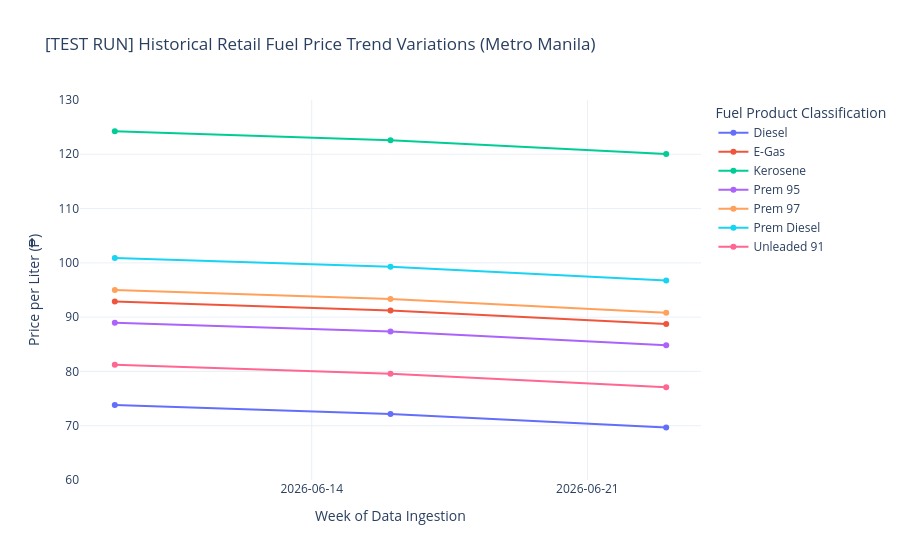

This figure's notebook cell:
### Markdown cell above
### Multi-Week Trajectory Simulation

To validate that the visualization engine is fully prepared for future data pipelines, this cell executes an isolated, multi-week stress test using synthetic historical records. 

It safely clones the active baseline data (`2026-06-23`), backdates it to construct two older temporal periods (`2026-06-09` and `2026-06-16`), and injects mathematical price premiums to simulate a highly volatile, downward-trending market correction.

**Key Technical Validations:**
* **Continuous Vector Routing:** Proves that Plotly successfully transitions from isolated nodes to drawing solid, unbroken trajectories across a chronological timeline.
* **7-Day Interval Stepping:** Confirms that the hardcoded `dtick` interval perfectly aligns the X-axis grid lines with exact 7-day ingestion cycles.
* **Unified Cross-Examination:** Validates the `x unified` hover tooltip, ensuring all 7 synthetic product averages are captured simultaneously at any point along the historical timeline.

### Code cell
import pandas as pd
import plotly.express as px

# ==========================================
# 1. TEMPORAL STRUCTURAL NORMALIZATION
# ==========================================
# Issue 1 Fix: Explicitly normalize source timestamps to eliminate timezone anomalies
df['scrape_date'] = pd.to_datetime(df['scrape_date']).dt.normalize()

# ==========================================
# 2. GENERATE SYNTHETIC HISTORICAL DATA FOR TESTING
# ==========================================
# Isolate the active baseline week data lake partition
df_week_3 = df.copy()  # Active data (2026-06-23)

# Mock Data for Week 2 (2026-06-16) - Artificially increase prices by ₱2.50
df_week_2 = df.copy()
df_week_2['scrape_date'] = pd.to_datetime('2026-06-16').normalize()
df_week_2['price_php'] = df_week_2['price_php'] + 2.50

# Mock Data for Week 1 (2026-06-09) - Artificially increase prices by ₱4.15
df_week_1 = df.copy()
df_week_1['scrape_date'] = pd.to_datetime('2026-06-09').normalize()
df_week_1['price_php'] = df_week_1['price_php'] + 4.15

# Concatenate all three weeks into a unified temporary testing DataFrame
df_test_historical = pd.concat([df_week_1, df_week_2, df_week_3], ignore_index=True)

# Ensure the timeline is explicitly sorted chronologically for proper vector connection
df_test_historical = df_test_historical.sort_values(by='scrape_date').reset_index(drop=True)

# ==========================================
# 3. TIME-SERIES AGGREGATION
# ==========================================
# Group by timeline and product type to find the macro-level mean market trends
df_trends_test = df_test_historical.groupby(['scrape_date', 'fuel_display_name'])['price_php'].mean().reset_index()

# ==========================================
# 4. INTERACTIVE LINE VISUALIZATION
# ==========================================
fig_line_test = px.line(
    df_trends_test,
    x='scrape_date',
    y='price_php',
    color='fuel_display_name',
    markers=True,  # Draws physical node points along connected structural line trajectories
    title='[TEST RUN] Historical Retail Fuel Price Trend Variations (Metro Manila)',
    labels={
        'scrape_date': 'Data Ingestion Timeline',
        'price_php': 'Mean Market Price (₱/L)',
        'fuel_display_name': 'Fuel Product Classification'
    }
)

# ==========================================
# 5. LAYOUT & TOOLTIP UX OPTIMIZATION
# ==========================================
# Refine chart presentation, boundaries, and hover mechanics
fig_line_test.update_layout(
    template='plotly_white',
    hovermode='x unified',  # Binds hover tooltip to inspect all 7 variants simultaneously on a single axis coordinate
    xaxis=dict(
        type='date',
        tickformat='%Y-%m-%d', 
        dtick=604800000  # Sets explicit weekly intervals (7 days in milliseconds) for historical clarity
    ),
    yaxis=dict(
        range=[60, 130]  # Issue 2 Fix: Expands viewport floor to prevent Diesel lines from clipping
    ),
    yaxis_title='Price per Liter (₱)',
    xaxis_title='Week of Data Ingestion'  # Updated to accurately reflect absolute ISO date tracks
)

# Issue 3 Fix: Enforce clean retail currency formatting with two decimal places
fig_line_test.update_traces(hovertemplate="₱%{y:.2f}")

fig_line_test.show()

### Figure 1 — Plotly figure (JSON) as saved in the notebook; plotly's stock layout.template omitted (floating-point values rounded to 4 significant figures)
{"data": [{"hovertemplate": "₱%{y:.2f}", "legendgroup": "Diesel", "line": {"color": "#636efa", "dash": "solid"}, "marker": {"symbol": "circle"}, "mode": "lines+markers", "name": "Diesel", "orientation": "v", "showlegend": true, "type": "scatter", "x": ["2026-06-09T00:00:00.000000", "2026-06-16T00:00:00.000000", "2026-06-23T00:00:00.000000"], "xaxis": "x", "y": [73.82, 72.17, 69.67], "yaxis": "y"}, {"hovertemplate": "₱%{y:.2f}", "legendgroup": "E-Gas", "line": {"color": "#EF553B", "dash": "solid"}, "marker": {"symbol": "circle"}, "mode": "lines+markers", "name": "E-Gas", "orientation": "v", "showlegend": true, "type": "scatter", "x": ["2026-06-09T00:00:00.000000", "2026-06-16T00:00:00.000000", "2026-06-23T00:00:00.000000"], "xaxis": "x", "y": [92.88, 91.23, 88.73], "yaxis": "y"}, {"hovertemplate": "₱%{y:.2f}", "legendgroup": "Kerosene", "line": {"color": "#00cc96", "dash": "solid"}, "marker": {"symbol": "circle"}, "mode": "lines+markers", "name": "Kerosene", "orientation": "v", "showlegend": true, "type": "scatter", "x": ["2026-06-09T00:00:00.000000", "2026-06-16T00:00:00.000000", "2026-06-23T00:00:00.000000"], "xaxis": "x", "y": [124.2, 122.6, 120.1], "yaxis": "y"}, {"hovertemplate": "₱%{y:.2f}", "legendgroup": "Prem 95", "line": {"color": "#ab63fa", "dash": "solid"}, "marker": {"symbol": "circle"}, "mode": "lines+markers", "name": "Prem 95", "orientation": "v", "showlegend": true, "type": "scatter", "x": ["2026-06-09T00:00:00.000000", "2026-06-16T00:00:00.000000", "2026-06-23T00:00:00.000000"], "xaxis": "x", "y": [88.99, 87.34, 84.84], "yaxis": "y"}, {"hovertemplate": "₱%{y:.2f}", "legendgroup": "Prem 97", "line": {"color": "#FFA15A", "dash": "solid"}, "marker": {"symbol": "circle"}, "mode": "lines+markers", "name": "Prem 97", "orientation": "v", "showlegend": true, "type": "scatter", "x": ["2026-06-09T00:00:00.000000", "2026-06-16T00:00:00.000000", "2026-06-23T00:00:00.000000"], "xaxis": "x", "y": [94.98, 93.33, 90.83], "yaxis": "y"}, {"hovertemplate": "₱%{y:.2f}", "legendgroup": "Prem Diesel", "line": {"color": "#19d3f3", "dash": "solid"}, "marker": {"symbol": "circle"}, "mode": "lines+markers", "name": "Prem Diesel", "orientation": "v", "showlegend": true, "type": "scatter", "x": ["2026-06-09T00:00:00.000000", "2026-06-16T00:00:00.000000", "2026-06-23T00:00:00.000000"], "xaxis": "x", "y": [100.9, 99.26, 96.76], "yaxis": "y"}, {"hovertemplate": "₱%{y:.2f}", "legendgroup": "Unleaded 91", "line": {"color": "#FF6692", "dash": "solid"}, "marker": {"symbol": "circle"}, "mode": "lines+markers", "name": "Unleaded 91", "orientation": "v", "showlegend": true, "type": "scatter", "x": ["2026-06-09T00:00:00.000000", "2026-06-16T00:00:00.000000", "2026-06-23T00:00:00.000000"], "xaxis": "x", "y": [81.22, 79.57, 77.07], "yaxis": "y"}], "layout": {"hovermode": "x unified", "legend": {"title": {"text": "Fuel Product Classification"}, "tracegroupgap": 0}, "title": {"text": "[TEST RUN] Historical Retail Fuel Price Trend Variations (Metro Manila)"}, "xaxis": {"anchor": "y", "domain": [0, 1], "dtick": 604800000, "tickformat": "%Y-%m-%d", "title": {"text": "Week of Data Ingestion"}, "type": "date"}, "yaxis": {"anchor": "x", "domain": [0, 1], "range": [60, 130], "title": {"text": "Price per Liter (₱)"}}}}
